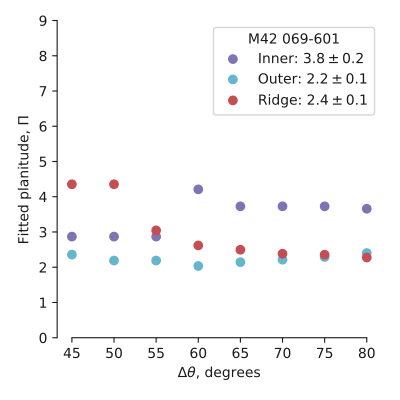

Generate this figure with Python:
INPUT=[["D theta", "Outer", "Ridge", "Inner"], [45, 2.358, 4.354, 2.869], [50, 2.19, 4.354, 2.869], [55, 2.19, 3.045, 2.869], [60, 2.035, 2.619, 4.209], [65, 2.144, 2.496, 3.728], [70, 2.214, 2.384, 3.728], [75, 2.292, 2.355, 3.728], [80, 2.403, 2.275, 3.659], ["Median", 2.202, 2.558, 3.694], ["MAD", 0.074, 0.243, 0.275]]
import sys
import numpy as np
from astropy.table import Table
from matplotlib import pyplot as plt
import seaborn as sns

tab = Table(rows=INPUT[1:9], names=INPUT[0])

figfile = sys.argv[0].replace('.py', '.pdf')

sns.set_color_codes()

fig, ax = plt.subplots(figsize=(4, 4))
arcs = "Inner", "Outer", "Ridge"
colors = 'mcr'
m = tab['D theta'] >= 60.0
for arc, color in zip(arcs, colors):
    mean = np.mean(tab[arc][m])
    sigma = np.std(tab[arc][m])
    label = fr"{arc}: ${mean:.1f} \pm {sigma:.1f}$"
    ax.plot(tab['D theta'], tab[arc], 'o', color=color, label=label)
ax.legend(title="M42 069-601")
ax.set(ylim=[0.0, 9.0],
       xlabel=r"$\Delta \theta$, degrees",
       xticks=tab['D theta'],
       ylabel=r"Fitted planitude, $\Pi$")
sns.despine(trim=True)
fig.tight_layout()
fig.savefig(figfile)
print(figfile, end='')
